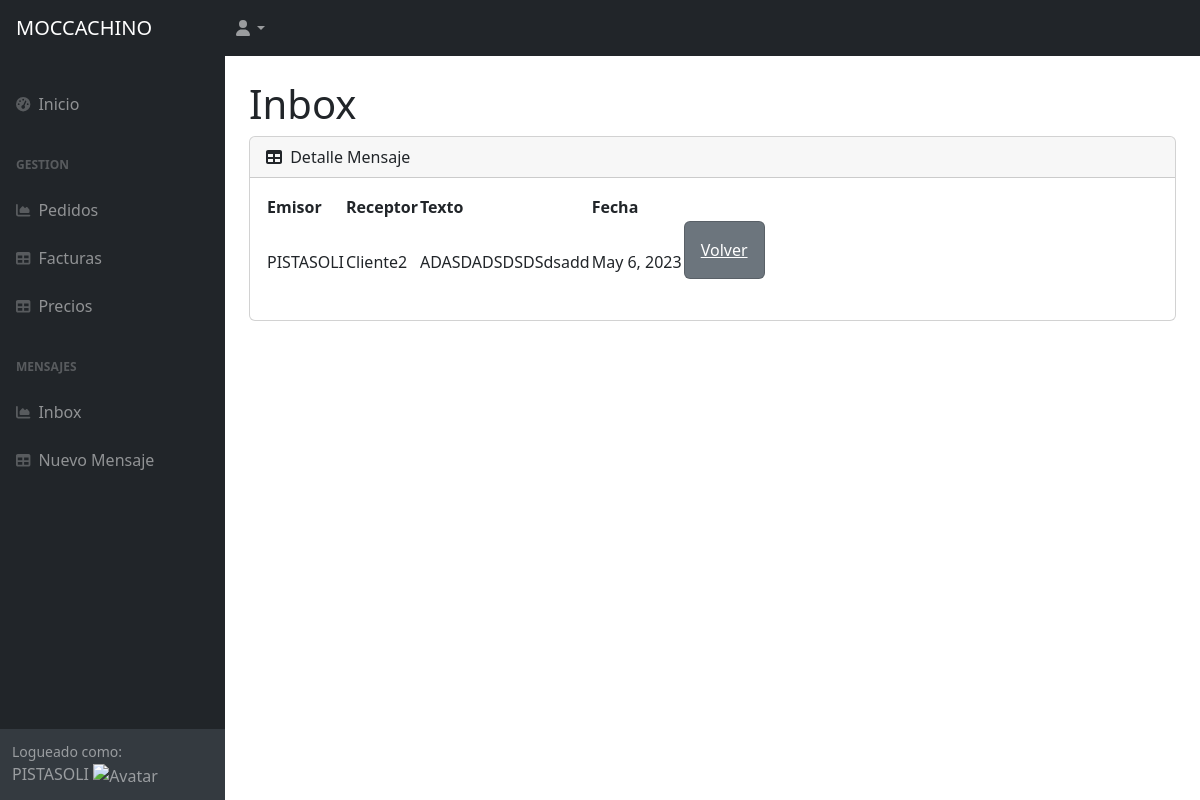
/AppClientes/vermensaje/1 (signed in), run on the app's committed database.
### AppClientes/models.py (models this page shows, shortened)
class Mensaje(models.Model):
    emisor=models.ForeignKey(User, on_delete=models.CASCADE)
    receptor=models.CharField(max_length=50)
    texto=models.CharField(max_length=500)
    fecha = models.DateField(default=datetime.date.today)

### AppClientes/views.py (the view)
# urls.py: path('vermensaje/<pk>', verMensaje.as_view(), name="vermensaje"),
class verMensaje(LoginRequiredMixin, DetailView):
    model=Mensaje
    template_name="AppClientes/vermensaje.html"

### AppClientes/templates/AppClientes/vermensaje.html
{% extends 'AppClientes/padre.html' %}
{% load static %}
{% block contenido %}
<div id="layoutSidenav_content">
    <main>
        <div class="container-fluid px-4">
            <h1 class="mt-4">Inbox</h1>
            <div class="card mb-4">
                <div class="card-header">
                    <i class="fas fa-table me-1"></i>
                    Detalle Mensaje
                </div>
                <div class="card-body">
                    <table id="datatablesSimple">
                        <thead>
                            <tr>
                                <th>Emisor</th>
                                <th>Receptor</th>
                                <th>Texto</th>
                                <th>Fecha</th>
                            </tr>
                        </thead>
                        <tbody>
                                <td>{{ mensaje.emisor }}</td>
                                <td>{{ mensaje.receptor }}</td>
                                <td>{{ mensaje.texto }}</td>
                                <td>{{ mensaje.fecha }}</td>
                                <td><div class="col-xl-auto col-md-1">
                                    <div class="card bg-secondary text-white mb-4">
                                        <a class="card-body" href="{% url 'inbox' %}">Volver</a>
                                    </div>
                                </div></td>
                        </tbody>
                    </table>
                </div>
            </div>
        </div>
    </main>
    {% endblock %}

### AppClientes/templates/AppClientes/padre.html (shortened to what this page needs)
<!DOCTYPE html>
<html lang="en">
    <head>
        {% load static %}
        <link href="https://cdn.jsdelivr.net/npm/simple-datatables@7.1.2/dist/style.min.css" rel="stylesheet" />
        <link href="{% static 'AppClientes/css/styles.css' %}" rel="stylesheet" />
    </head>
    <body class="sb-nav-fixed">
        <nav class="sb-topnav navbar navbar-expand navbar-dark bg-dark">
            <a class="navbar-brand ps-3" href="{% url 'InicioAppClientes' %}">MOCCACHINO</a>
            <ul class="navbar-nav ms-auto ms-md-0 me-3 me-lg-4">
                <li class="nav-item dropdown">
                    <a class="nav-link dropdown-toggle" id="navbarDropdown" href="#" role="button" data-bs-toggle="dropdown" aria-expanded="false"><i class="fas fa-user fa-fw"></i></a>
                </li>
            </ul>
        </nav>
        <div id="layoutSidenav">
            <div id="layoutSidenav_nav">
                <nav class="sb-sidenav accordion sb-sidenav-dark" id="sidenavAccordion">
                    <div class="sb-sidenav-menu">
                        <div class="nav">
                            <br>
                            <a class="nav-link" href="{% url 'InicioAppClientes' %}">
                                <div class="sb-nav-link-icon"><i class="fas fa-tachometer-alt"></i></div>
                                Inicio
                            </a>
                            <div class="sb-sidenav-menu-heading">Gestion</div>
                            <a class="nav-link" href="{% url 'pedidos_super' %}">
                                <div class="sb-nav-link-icon"><i class="fas fa-chart-area"></i></div>
                                Pedidos
                            </a>
                            <a class="nav-link" href="{% url 'facturas_super' %}">
                                <div class="sb-nav-link-icon"><i class="fas fa-table"></i></div>
                                Facturas
                            </a>
                            <a class="nav-link" href="{% url 'precios' %}">
                                <div class="sb-nav-link-icon"><i class="fas fa-table"></i></div>
                                Precios
                            </a>
                            <div class="sb-sidenav-menu-heading">Mensajes</div>
                            <a class="nav-link" href="{% url 'inbox' %}">
                                <div class="sb-nav-link-icon"><i class="fas fa-chart-area"></i></div>
                                Inbox
                            </a>
                            <a class="nav-link" href="{% url 'nuevomensaje' %}">
                                <div class="sb-nav-link-icon"><i class="fas fa-table"></i></div>
                                Nuevo Mensaje
                            </a>
                        </div>
                    </div>
                    <div class="sb-sidenav-footer">
                        <div class="small">Logueado como:</div>
                        {{ user.username }}
                        <img src="{{ avatar }}" alt="Avatar" style="width:40px;height:40px"/>
                    </div>
                </nav>
            </div>
            {% block contenido %}
            {% endblock %}
        </div>
    </body>
</html>

### data on the page
Mensaje: emisor "PISTASOLI", receptor "Cliente2", texto "ADASDADSDSDSdsadd", fecha "May 6, 2023"

### other printed values
{{ user.username }} "PISTASOLI"
